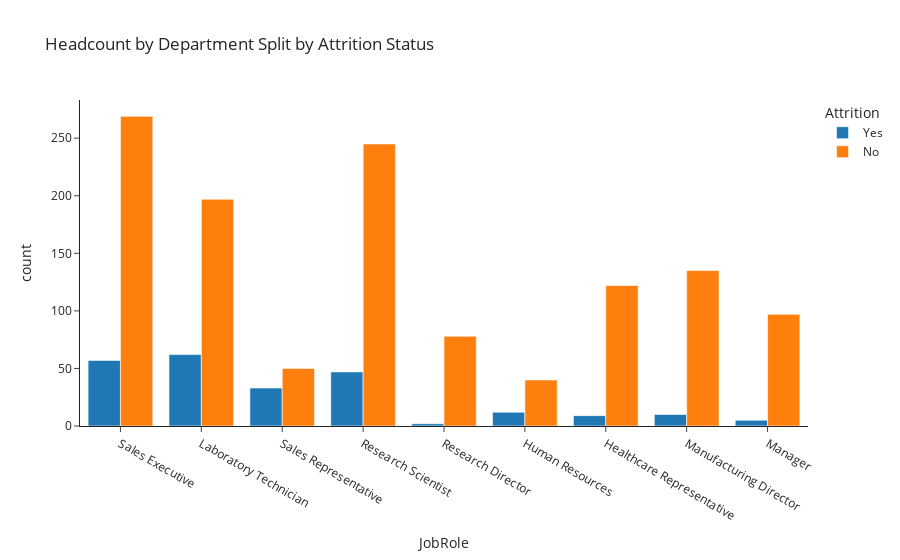

The cell this chart's notebook holds for it:
### Code cell
# Job Role and attrition
fig = px.histogram(column_feature_top10, x='JobRole', color='Attrition', barmode='group', title='Headcount by Department Split by Attrition Status')
fig.show()

### Figure 1 — Plotly figure (JSON) as saved in the notebook; plotly's stock layout.template omitted (floating-point values rounded to 4 significant figures; data arrays with more than 128 entries replaced by an {"elided": "..."} marker saying what was removed)
{"data": [{"alignmentgroup": "True", "bingroup": "x", "hovertemplate": "Attrition=Yes<br>JobRole=%{x}<br>count=%{y}<extra></extra>", "legendgroup": "Yes", "marker": {"color": "#1F77B4", "pattern": {"shape": ""}}, "name": "Yes", "offsetgroup": "Yes", "orientation": "v", "showlegend": true, "type": "histogram", "x": {"elided": "237 str values"}, "xaxis": "x", "yaxis": "y"}, {"alignmentgroup": "True", "bingroup": "x", "hovertemplate": "Attrition=No<br>JobRole=%{x}<br>count=%{y}<extra></extra>", "legendgroup": "No", "marker": {"color": "#FF7F0E", "pattern": {"shape": ""}}, "name": "No", "offsetgroup": "No", "orientation": "v", "showlegend": true, "type": "histogram", "x": {"elided": "1233 str values"}, "xaxis": "x", "yaxis": "y"}], "layout": {"barmode": "group", "legend": {"title": {"text": "Attrition"}, "tracegroupgap": 0}, "title": {"text": "Headcount by Department Split by Attrition Status"}, "xaxis": {"anchor": "y", "domain": [0, 1], "title": {"text": "JobRole"}}, "yaxis": {"anchor": "x", "domain": [0, 1], "title": {"text": "count"}}}}
